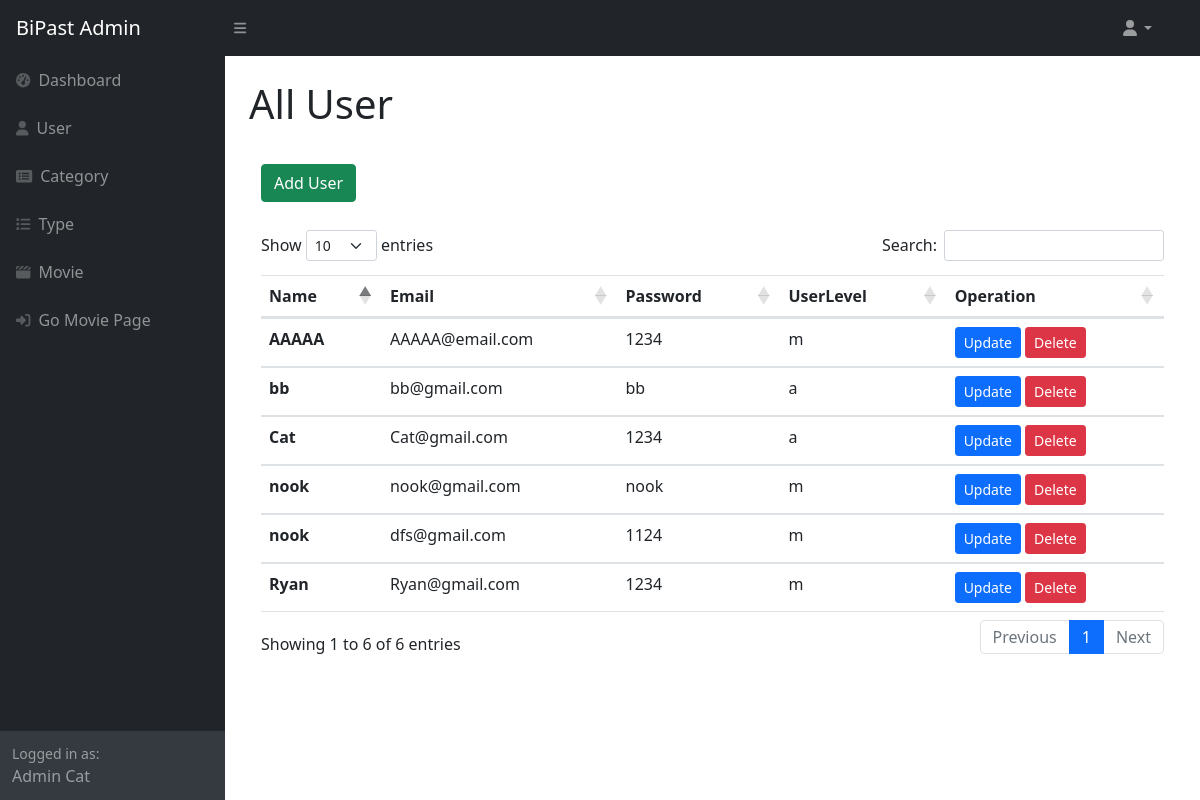
The page /adminpage1.php (signed in) on the database its author committed.
### tables this page shows
CREATE TABLE `user` (
  `id` int(5) NOT NULL,
  `name` varchar(50) NOT NULL,
  `email` varchar(100) NOT NULL,
  `password` varchar(200) NOT NULL,
  `userlevel` varchar(1) NOT NULL
);

### adminpage1.php (the view, shortened to what this page needs)
<?php
    include('connection.php');
?>
<!DOCTYPE html>
<html lang="en">
    <head>
        <link rel="stylesheet" href="https://cdn.jsdelivr.net/npm/bootstrap@4.3.1/dist/css/bootstrap.min.css">
        <link href="https://cdn.jsdelivr.net/npm/simple-datatables@latest/dist/style.css" rel="stylesheet" />
        <link href="admincss/styles.css" rel="stylesheet" />
        <link rel="stylesheet" href="https://cdn.datatables.net/1.11.5/css/dataTables.bootstrap5.min.css">
    </head>
    <body class="sb-nav-fixed">
        <nav class="sb-topnav navbar navbar-expand navbar-dark bg-dark">
            <a class="navbar-brand ps-3" href="adminpage.php">BiPast Admin</a>
            <button class="btn btn-link btn-sm order-1 order-lg-0 me-4 me-lg-0" id="sidebarToggle" href="#!"><i class="fas fa-bars"></i></button>
            <ul class="navbar-nav ms-auto ms-md-0 me-3 me-lg-4">
                <li class="nav-item dropdown">
                    <a class="nav-link dropdown-toggle" id="navbarDropdown" href="#" role="button" data-bs-toggle="dropdown" aria-expanded="false"><i class="fas fa-user fa-fw"></i></a>
                </li>
            </ul>
        </nav>
        <div id="layoutSidenav">
            <div id="layoutSidenav_nav">
                <nav class="sb-sidenav accordion sb-sidenav-dark" id="sidenavAccordion">
                    <div class="sb-sidenav-menu">
                        <div class="nav">
                            <a class="nav-link" href="adminpage.php">
                                <div class="sb-nav-link-icon"><i class="fas fa-tachometer-alt"></i></div>
                                Dashboard
                            </a>
                            <a class="nav-link collapsed" href="adminpage1.php">
                                <div class="sb-nav-link-icon"><i class="fa-solid fa-user"></i></div>
                                User
                            </a>
                            <a class="nav-link collapsed" href="adminpage2.php">
                                <div class="sb-nav-link-icon"><i class="fas fa-rectangle-list"></i></div>
                                Category
                            </a>
                            <a class="nav-link" href="adminpage3.php">
                                <div class="sb-nav-link-icon"><i class="fas fa-list"></i></div>
                                Type
                            </a>
                            <a class="nav-link" href="adminpage4.php">
                                <div class="sb-nav-link-icon"><i class="fa-solid fa-clapperboard"></i></div>
                                Movie
                            </a>
                            <a class="nav-link" href="userpage.php">
                                <div class="sb-nav-link-icon"><i class="fa-solid fa-right-to-bracket"></i></div>
                                Go Movie Page
                            </a>
                        </div>
                    </div>
                    <div class="sb-sidenav-footer">
                        <div class="small">Logged in as:</div>
                        Admin <?php echo $_SESSION['user']?>
                    </div>
                </nav>
            </div>
            <div id="layoutSidenav_content">
                <main>
                    <div class="container-fluid px-4">
                        <h1 class="mt-4">All User</h1>
                        <div class="container">
                            <br>
                            <a href="adduser.php"><button class="btn btn-success my-1" type="submit">Add User</button></a>
                            <br>
                            <br>
                            <table id="datatableuser" class="table">
                                <thead>
                                    <tr>
                                    <th scope="col">Name</th>
                                    <th scope="col">Email</th>
                                    <th scope="col">Password</th>
                                    <th scope="col">UserLevel</th>
                                    <th scope="col">Operation</th>
                                    </tr>
                                </thead>
                                <tbody>
                                    <?php
                                        $result=mysqli_query($conn,"SELECT * FROM user ORDER BY userlevel ASC");
                                        if($result){
                                            while($row=mysqli_fetch_assoc($result)){
                                                $id=$row['id'];
                                                $name=$row['name'];
                                                $email=$row['email'];
                                                $password=$row['password'];
                                                $userlevel=$row['userlevel'];
                                                echo '<tr>
                                                <th scope="row">'.$name.'</th>
                                                <td>'.$email.'</td>
                                                <td>'.$password.'</td>
                                                <td>'.$userlevel.'</td>
                                                <td>
                                                <a href="updateuser.php?id='.$id.'"><button class="btn btn-primary btn-sm" type="submit">Update</button></a>
                                                <a href="deleteuserdb.php?id='.$id.'" onclick="return checkDelete()"><button class="btn btn-danger btn-sm" type="submit">Delete</button></a>
                                                </td>
                                                </tr>';
                                            }
                                        }
                                    ?>
                                </tbody>
                                </table>
                        </div>
                    </div>
            </div>
        </div>
    </body>
</html>

### rows shown on the page
user: name "Cat", email "Cat@gmail.com", password "1234", userlevel "a"
user: name "bb", email "bb@gmail.com", password "bb", userlevel "a"
user: name "Ryan", email "Ryan@gmail.com", password "1234", userlevel "m"
user: name "AAAAA", email "AAAAA@email.com", password "1234", userlevel "m"
user: name "nook", email "nook@gmail.com", password "nook", userlevel "m"
user: name "nook", email "dfs@gmail.com", password "1124", userlevel "m"

### other values the page prints
$_SESSION['user'] "Cat"
